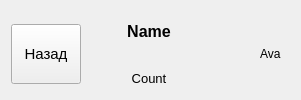
                <widget class="QWidget" name="chat_bar_main_info_page">
                 <layout class="QHBoxLayout" name="horizontalLayout_4">
                  <property name="bottomMargin">
                   <number>2</number>
                  </property>
                  <item>
                   <widget class="QPushButton" name="chat_back_button">
                    <property name="sizePolicy">
                     <sizepolicy hsizetype="Fixed" vsizetype="Fixed">
                      <horstretch>0</horstretch>
                      <verstretch>0</verstretch>
                     </sizepolicy>
                    </property>
                    <property name="minimumSize">
                     <size>
                      <width>50</width>
                      <height>30</height>
                     </size>
                    </property>
                    <property name="maximumSize">
                     <size>
                      <width>70</width>
                      <height>60</height>
                     </size>
                    </property>
                    <property name="font">
                     <font>
                      <pointsize>11</pointsize>
                     </font>
                    </property>
                    <property name="text">
                     <string>Назад</string>
                    </property>
                   </widget>
                  </item>
                  <item>
                   <spacer name="horizontalSpacer_3">
                    <property name="orientation">
                     <enum>Qt::Horizontal</enum>
                    </property>
                    <property name="sizeHint" stdset="0">
                     <size>
                      <width>40</width>
                      <height>20</height>
                     </size>
                    </property>
                   </spacer>
                  </item>
                  <item>
                   <layout class="QVBoxLayout" name="verticalLayout_3">
                    <property name="spacing">
                     <number>8</number>
                    </property>
                    <property name="sizeConstraint">
                     <enum>QLayout::SetDefaultConstraint</enum>
                    </property>
                    <property name="rightMargin">
                     <number>30</number>
                    </property>
                    <item>
                     <widget class="ClickableLabel" name="chat_name_label">
                      <property name="sizePolicy">
                       <sizepolicy hsizetype="Minimum" vsizetype="Preferred">
                        <horstretch>0</horstretch>
                        <verstretch>0</verstretch>
                       </sizepolicy>
                      </property>
                      <property name="minimumSize">
                       <size>
                        <width>0</width>
                        <height>20</height>
                       </size>
                      </property>
                      <property name="font">
                       <font>
                        <pointsize>12</pointsize>
                        <bold>true</bold>
                       </font>
                      </property>
                      <property name="cursor">
                       <cursorShape>PointingHandCursor</cursorShape>
                      </property>
                      <property name="styleSheet">
                       <string notr="true">font-weight: bold;</string>
                      </property>
                      <property name="text">
                       <string>Name</string>
                      </property>
                      <property name="alignment">
                       <set>Qt::AlignCenter</set>
                      </property>
                     </widget>
                    </item>
                    <item>
                     <widget class="QLabel" name="chat_online_or_members_label">
                      <property name="sizePolicy">
                       <sizepolicy hsizetype="Minimum" vsizetype="Preferred">
                        <horstretch>0</horstretch>
                        <verstretch>0</verstretch>
                       </sizepolicy>
                      </property>
                      <property name="minimumSize">
                       <size>
                        <width>10</width>
                        <height>0</height>
                       </size>
                      </property>
                      <property name="font">
                       <font>
                        <pointsize>10</pointsize>
                       </font>
                      </property>
                      <property name="styleSheet">
                       <string notr="true">padding: 0;</string>
                      </property>
                      <property name="text">
                       <string>Count</string>
                      </property>
                      <property name="alignment">
                       <set>Qt::AlignCenter</set>
                      </property>
                     </widget>
                    </item>
                   </layout>
                  </item>
                  <item>
                   <spacer name="horizontalSpacer_4">
                    <property name="orientation">
                     <enum>Qt::Horizontal</enum>
                    </property>
                    <property name="sizeHint" stdset="0">
                     <size>
                      <width>40</width>
                      <height>20</height>
                     </size>
                    </property>
                   </spacer>
                  </item>
                  <item>
                   <layout class="QHBoxLayout" name="horizontalLayout_6">
                    <item>
                     <widget class="ClickableLabel" name="chat_search_label">
                      <property name="sizePolicy">
                       <sizepolicy hsizetype="Fixed" vsizetype="Fixed">
                        <horstretch>0</horstretch>
                        <verstretch>0</verstretch>
                       </sizepolicy>
                      </property>
                      <property name="maximumSize">
                       <size>
                        <width>30</width>
                        <height>30</height>
                       </size>
                      </property>
                      <property name="cursor">
                       <cursorShape>PointingHandCursor</cursorShape>
                      </property>
                      <property name="text">
                       <string/>
                      </property>
                      <property name="pixmap">
                       <pixmap resource="../resources/image.qrc">:/Search Icon</pixmap>
                      </property>
                     </widget>
                    </item>
                    <item>
                     <widget class="QLabel" name="chat_avatar">
                      <property name="sizePolicy">
                       <sizepolicy hsizetype="Fixed" vsizetype="Fixed">
                        <horstretch>0</horstretch>
                        <verstretch>0</verstretch>
                       </sizepolicy>
                      </property>
                      <property name="minimumSize">
                       <size>
                        <width>30</width>
                        <height>30</height>
                       </size>
                      </property>
                      <property name="maximumSize">
                       <size>
                        <width>30</width>
                        <height>30</height>
                       </size>
                      </property>
                      <property name="baseSize">
                       <size>
                        <width>0</width>
                        <height>0</height>
                       </size>
                      </property>
                      <property name="layoutDirection">
                       <enum>Qt::RightToLeft</enum>
                      </property>
                      <property name="text">
                       <string>Ava</string>
                      </property>
                     </widget>
                    </item>
                   </layout>
                  </item>
                 </layout>
                </widget>
